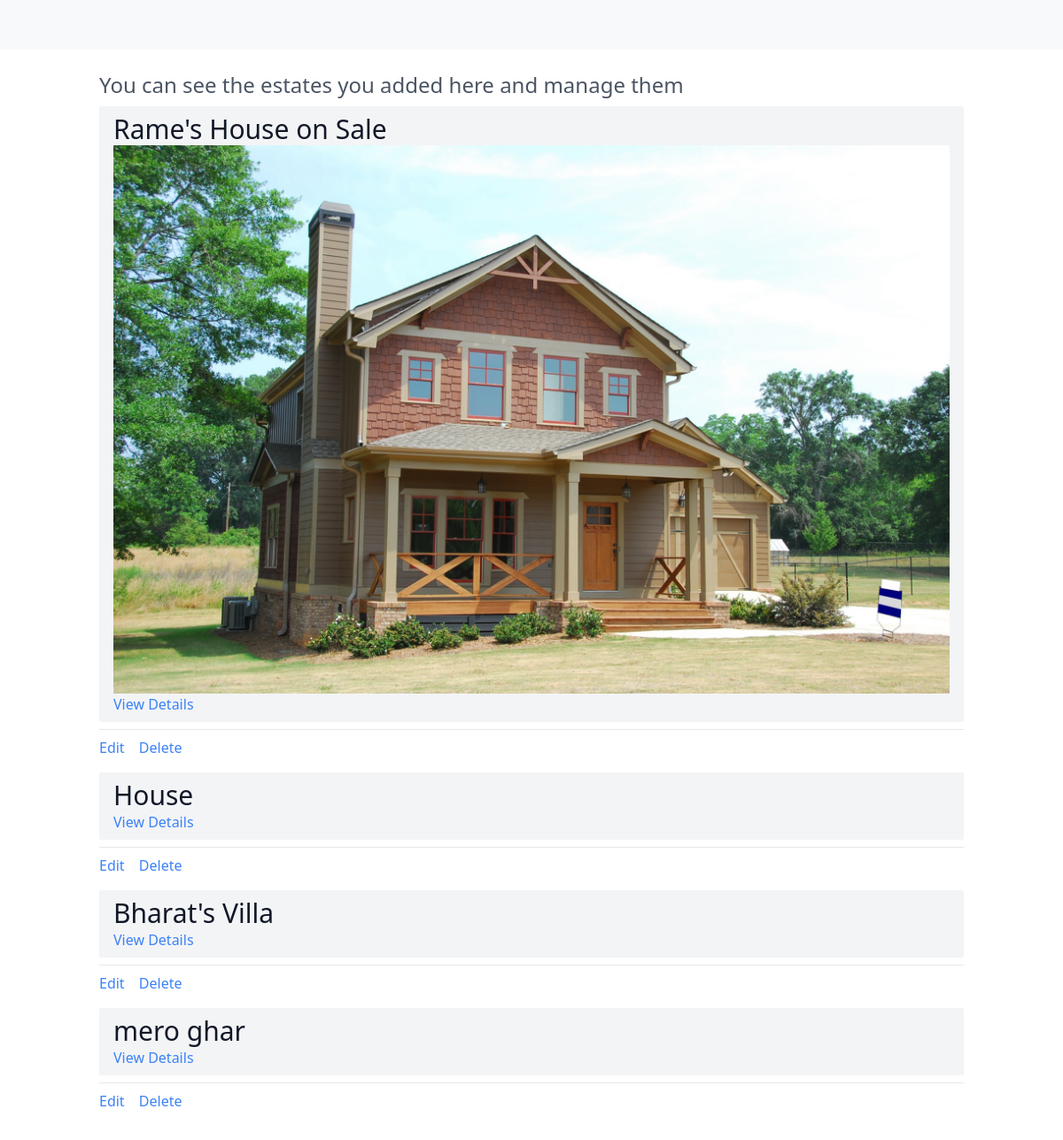
The app's page /user_specific_listings/ (signed in) with its own data.
### listings/models.py (models this page shows, shortened)
class Listing(models.Model):
    Title = models.CharField(max_length=30, default='House on Sale')
    Location = models.CharField(max_length=30, default='Kalanki')
    City = models.CharField(max_length=30, default='Kathmandu')
    Price = models.IntegerField(default=9999999)
    Bedroom = models.IntegerField(default=0)
    Bathroom = models.IntegerField(default=0)
    Floors = models.IntegerField(default=1)
    Parking = models.IntegerField(default=0)
    Face = models.CharField(max_length=30)
    Area = models.IntegerField(default=100)
    Road_Width = models.IntegerField(default=0)
    Road_Type = models.CharField(max_length=30)
    Build_Area = models.IntegerField(default=0)
    Amenities = models.CharField(max_length=30)
    Contact_number = models.IntegerField(default=9845654321)
    Contact_mail = models.CharField(max_length=30, default='admin@gmail.com')
    Image = models.ImageField()
    user = models.ForeignKey(User, on_delete=models.SET_NULL,null=True)
    is_sold = models.BooleanField(default=False)

### listings/views.py (the view)
# urls.py: path('user_specific_listings/', user_specific_listings, name='user_specific_listings'),
@login_required
def user_specific_listings(request):
    queryset_list=Listing.objects.all()
    username = request.user.username
    queryset_list=Listing.objects.filter(user__username=username)
    context={
        'listings':queryset_list,
    }
    return render(request, "user_specific_listings.html", context)

### templates/user_specific_listings.html
{% extends "base.html" %}
{% block content %}
{% if request.user.is_authenticated %}
<h2 class="text-2xl text-gray-600">You can see the estates you added here and manage them</h2>
<div>
    {% if listings %}
    {% for listing in listings %}
        <div class="mt-2 px-3 py-2 bg-gray-100 rounded-sm">
            <h3 class="text-3xl text-gray-900">{{ listing.Title }}</h3>
            {% if listing.Image %}
            <img src="{{ listing.Image.url }}" alt="">
            {% endif %}
            <a href="/listings/{{ listing.id }}/" class="text-blue-500">
                View Details</a>
        </div>
        <div>
            {% if request.user.is_authenticated %}
            <div class="mt-2 py-2 border-t border-gray-200">
                <a href="/listings/{{ listing.id }}/edit/" class="text-blue-500">
                    Edit</a>
                <a href="/listings/{{ listing.id }}/delete/" class="ml-3 text-blue-500">
                    Delete</a>
            </div>
        {% endif %}
        </div>
    {% endfor %}
    {% else %}
    <div class="col-md-12">
    <p>No Listings Available</p>
    </div>
    {% endif %}
</div>
{% endif %}
{% endblock %}

### records on screen
Listing: Title "Rame's House on Sale", Image (picture)
Listing: Title "House"
Listing: Title "Bharat's Villa"
Listing: Title "mero ghar"
